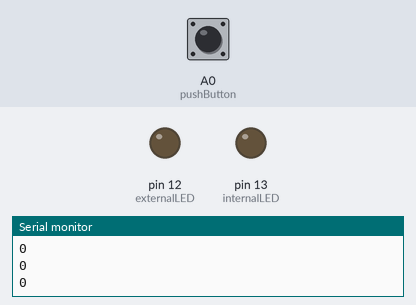
Simulated run of this sketch. Board: Arduino Uno, built with avr-gcc and run on an emulated ATmega328P. Shown: output pins drawn as LEDs (lit = HIGH), the last lines printed to the serial monitor. Dashed ring = blinking. Inputs (shaded band) come from the test bench; at power-on: A0 (pushButton) LOW.

Above: at 1.2 s.
1.3 s: A0 (pushButton) pulled HIGH for 1 s
At 2.25 s:
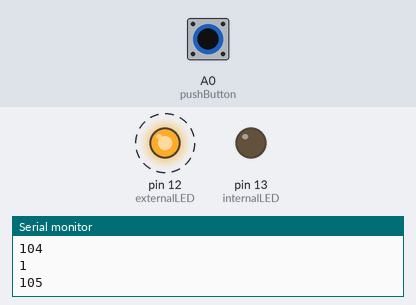
4.3 s: A0 (pushButton) pulled HIGH for 3.2 s
At 8.5 s:
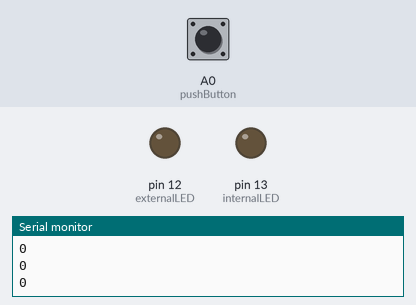
Timing chart, 0 to 10.0 s (numbered marks = the images above; inputs shaded):
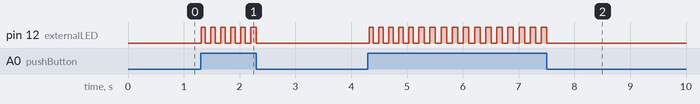

Measured:
- after the input at 1.3 s, pin 12 (externalLED): alternates HIGH for 0.08 s and LOW for 0.10 s, 12 changes in all, then stays LOW, starting at once
- after the input at 4.3 s, pin 12 (externalLED): alternates HIGH for 0.10 s and LOW for 0.10 s, 34 changes in all, then stays LOW, starting at once

The sketch:

LED-Complexity.ino
```cpp
/*
DigitalReadSerial is referenced as a base for this code
*/


  const int internalLED = 13;
  const int externalLED = 12;
  int counter = 0;
  int i = 0;

  // A0 has the pushbutton attached to it. Give it a name:
  int pushButton = A0;

  // the setup routine runs once when you press reset:
  void setup() {
   // initialize serial communication at 9600 bits per second:
  Serial.begin(9600);
   // make the pushbutton's pin an input:
  pinMode(pushButton, INPUT);
  pinMode(internalLED, OUTPUT);
  pinMode(externalLED, OUTPUT);
  }

  // the loop routine runs over and over again forever:
  void loop() {
   // read the input pin:
  int buttonState = digitalRead(pushButton);
   // print out the state of the button:
   Serial.println(buttonState);
   Serial.println(counter);
   delay(1);        // delay in between reads for stability

   //increment counter when button held
   if (buttonState==1)
   {
    counter++;
   }
   //if not held, reset counter to 0
   else
   {
    digitalWrite(externalLED, LOW);
    counter = 0;
   }

    //if counter is divisible by 20 with no remainders, turn off and delay a second
    if (counter%20==0)
    {
      digitalWrite(externalLED, LOW);
      delay(100);
    }
    else
    {
      digitalWrite(externalLED, HIGH);
    }

  }
```
